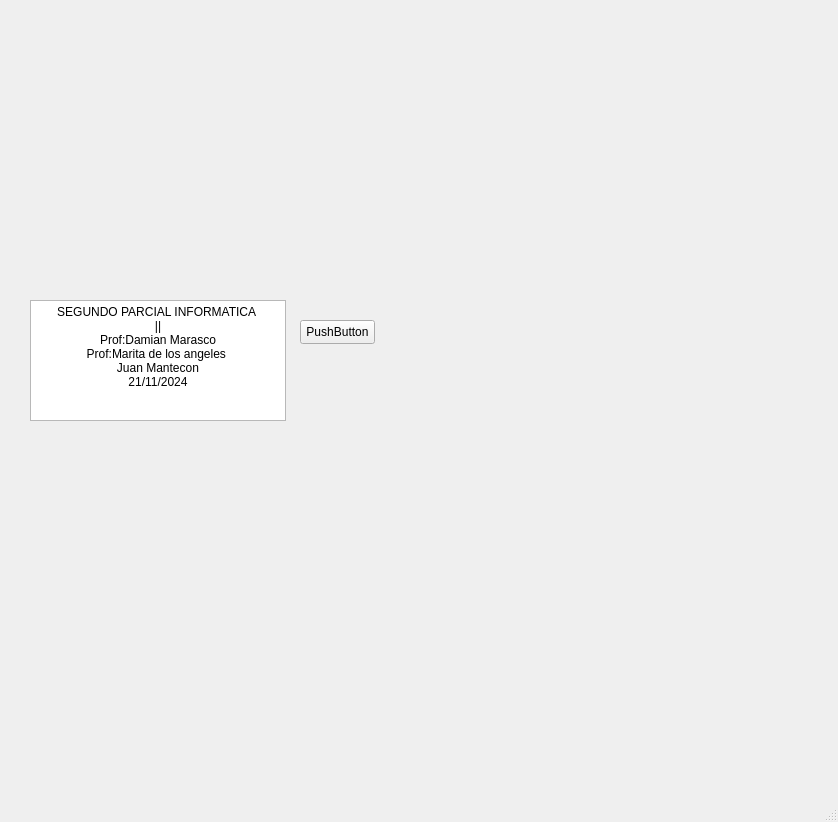
<?xml version="1.0" encoding="UTF-8"?>
<ui version="4.0">
 <class>MainWindow</class>
 <widget class="QMainWindow" name="MainWindow">
  <property name="geometry">
   <rect>
    <x>0</x>
    <y>0</y>
    <width>838</width>
    <height>822</height>
   </rect>
  </property>
  <property name="windowTitle">
   <string>MainWindow</string>
  </property>
  <widget class="QWidget" name="centralwidget">
   <widget class="QCustomPlot" name="graphic" native="true">
    <property name="geometry">
     <rect>
      <x>30</x>
      <y>0</y>
      <width>661</width>
      <height>291</height>
     </rect>
    </property>
   </widget>
   <widget class="QPushButton" name="pushButton">
    <property name="geometry">
     <rect>
      <x>300</x>
      <y>320</y>
      <width>75</width>
      <height>24</height>
     </rect>
    </property>
    <property name="text">
     <string>PushButton</string>
    </property>
   </widget>
   <widget class="QTextBrowser" name="textBrowser">
    <property name="geometry">
     <rect>
      <x>30</x>
      <y>300</y>
      <width>256</width>
      <height>121</height>
     </rect>
    </property>
    <property name="html">
     <string>&lt;!DOCTYPE HTML PUBLIC &quot;-//W3C//DTD HTML 4.0//EN&quot; &quot;http://www.w3.org/TR/REC-html40/strict.dtd&quot;&gt;
&lt;html&gt;&lt;head&gt;&lt;meta name=&quot;qrichtext&quot; content=&quot;1&quot; /&gt;&lt;meta charset=&quot;utf-8&quot; /&gt;&lt;style type=&quot;text/css&quot;&gt;
p, li { white-space: pre-wrap; }
hr { height: 1px; border-width: 0; }
li.unchecked::marker { content: &quot;\2610&quot;; }
li.checked::marker { content: &quot;\2612&quot;; }
&lt;/style&gt;&lt;/head&gt;&lt;body style=&quot; font-family:'Segoe UI'; font-size:9pt; font-weight:400; font-style:normal;&quot;&gt;
&lt;p align=&quot;center&quot; style=&quot; margin-top:0px; margin-bottom:0px; margin-left:0px; margin-right:0px; -qt-block-indent:0; text-indent:0px;&quot;&gt;SEGUNDO PARCIAL INFORMATICA &lt;/p&gt;
&lt;p align=&quot;center&quot; style=&quot; margin-top:0px; margin-bottom:0px; margin-left:0px; margin-right:0px; -qt-block-indent:0; text-indent:0px;&quot;&gt;||&lt;/p&gt;
&lt;p align=&quot;center&quot; style=&quot; margin-top:0px; margin-bottom:0px; margin-left:0px; margin-right:0px; -qt-block-indent:0; text-indent:0px;&quot;&gt;Prof:Damian Marasco&lt;/p&gt;
&lt;p align=&quot;center&quot; style=&quot; margin-top:0px; margin-bottom:0px; margin-left:0px; margin-right:0px; -qt-block-indent:0; text-indent:0px;&quot;&gt;Prof:Marita de los angeles &lt;/p&gt;
&lt;p align=&quot;center&quot; style=&quot; margin-top:0px; margin-bottom:0px; margin-left:0px; margin-right:0px; -qt-block-indent:0; text-indent:0px;&quot;&gt;Juan Mantecon&lt;/p&gt;
&lt;p align=&quot;center&quot; style=&quot; margin-top:0px; margin-bottom:0px; margin-left:0px; margin-right:0px; -qt-block-indent:0; text-indent:0px;&quot;&gt;21/11/2024&lt;/p&gt;&lt;/body&gt;&lt;/html&gt;</string>
    </property>
   </widget>
  </widget>
  <widget class="QMenuBar" name="menubar">
   <property name="geometry">
    <rect>
     <x>0</x>
     <y>0</y>
     <width>838</width>
     <height>22</height>
    </rect>
   </property>
  </widget>
  <widget class="QStatusBar" name="statusbar"/>
 </widget>
 <customwidgets>
  <customwidget>
   <class>QCustomPlot</class>
   <extends>QWidget</extends>
   <header>qcustomplot.h</header>
   <container>1</container>
  </customwidget>
 </customwidgets>
 <resources/>
 <connections/>
</ui>
